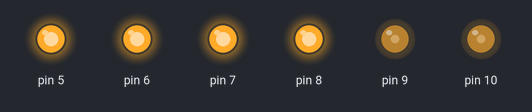
A sketch run on a simulated Arduino Uno, built with avr-gcc and run on an emulated ATmega328P. Shown: output pins drawn as LEDs (lit = HIGH).

Above: at 0.5 s.
At 1.5 s:
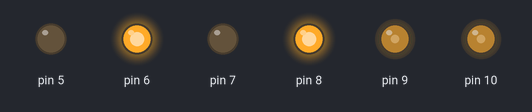
At 3.5 s:
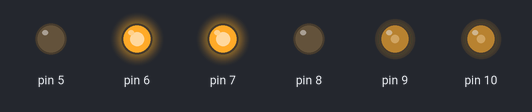
At 5.5 s:
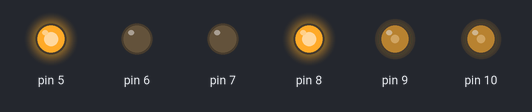
At 8.0 s:
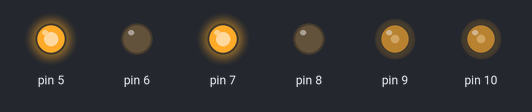
Timing chart, 0 to 10.4 s (numbered marks = the images above):
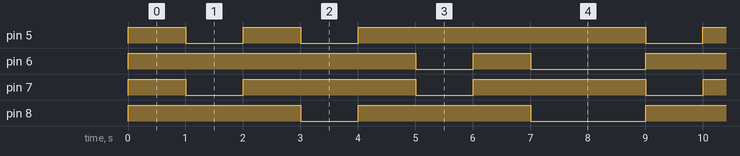

The sketch:

my1.ino
```cpp
#include "car.h"

Car car;


// the setup function runs once when you press reset or power the board
void setup() {
  car.setupMe();
  car.beforeGo();
  //Serial.begin(9600);
}

// the loop function runs over and over again forever
void loop() {
  //car.go();
  delay(1000);
  car.testEngine();
  //Serial.println("Hello,World");
}
```

car.cpp
```cpp
#include "car.h"
#include "definition.h"
#include "ids.h"
#include "engine.h"
#include <Arduino.h>

Car::Car():
leftSensor(NULL),
midSensor(NULL),
rightSensor(NULL),
engine(NULL)
{
  newSensors();
  newEngine();
}

Car::~Car()
{
  freeSensors();
  freeEngine();
}

void
Car::setupMe()
{
  setupSensors();
  setupEngine();
}

void
Car::newSensors()
{
  leftSensor  = new IDS(LEFT_IDS_PORT);
  midSensor   = new IDS(MIDDLE_IDS_PORT);
  rightSensor = new IDS(RIGHT_IDS_PORT);
}

void
Car::freeSensors()
{
  FREEUP(leftSensor);
  FREEUP(midSensor);
  FREEUP(rightSensor);
}

void
Car::setupSensors()
{
  leftSensor->setupMe();
  midSensor->setupMe();
  rightSensor->setupMe();
}

void
Car::newEngine()
{
  engine = Engine::instance();
}

void
Car::setupEngine()
{
  engine->setupMe();
}

void
Car::freeEngine()
{
// engine is singleton, so it does not need to free
}

void
Car::beforeGo()
{
  engine->stopEngine();
  engine->setCarSpeed();
}

void
Car::go()
{
  if(leftSensor->meetObstacle()){
      engine->backward();
      engine->stopEngine();
      engine->turnRight();
  } else if(midSensor->meetObstacle()){
      engine->backward();
      engine->stopEngine();
      engine->turnRight();
  } else if(rightSensor->meetObstacle()){
      engine->backward();
      engine->stopEngine();
      engine->turnLeft();
  } else {
      engine->forward();
  }
}

void
Car::testEngine()
{
  engine->backward();
    delay(1000);
  engine->stopEngine();
    delay(1000);
  engine->turnRight();
    delay(1000);
   engine->stopEngine();
    delay(1000);
   engine->turnLeft();
    delay(1000);
    engine->stopEngine();
    delay(1000);
    engine->forward();
    delay(1000);
}
```

car.h
```cpp
#ifndef _CAR_H
#define _CAR_H

#include "ids.h"

class IDS;
class Engine;

class Car
{
public:
  Car();
  ~Car();
  void setupMe();
  void beforeGo();
  void go();
  void testEngine();

private:
  void newSensors();
  void freeSensors();
  void setupSensors();

  void newEngine();
  void freeEngine();
  void setupEngine();

  void forward();
  void backward();
  void turnLeft();
  void turnRight();
  void stopEngine();

  IDS *leftSensor;
  IDS *midSensor;
  IDS *rightSensor;

  Engine *engine;
};

#endif
```

definition.h
```cpp
#ifndef _DEFINITION_H
#define _DEFINITION_H

#define LEFT_IDS_PORT 2
#define MIDDLE_IDS_PORT 3
#define RIGHT_IDS_PORT 4

#define ENGINE_IN1 5
#define ENGINE_IN2 6
#define ENGINE_IN3 7
#define ENGINE_IN4 8
#define ENGINE_PWM_ENA 9
#define ENGINE_PWM_ENB 10

#define ENGINE_A_SPEED 100
#define ENGINE_B_SPEED 100

#ifndef NULL
#ifdef __cplusplus
#define NULL 0
#else
#define NULL ((void *)0)
#endif
#endif


#define FREEUP(x) if(x){ delete (x); (x) = NULL; }


#endif
```

engine.cpp
```cpp
#include "engine.h"
#include "definition.h"
#include <Arduino.h>

Engine * Engine::s_instance = NULL;

Engine::Engine(int dir1_a, int dir2_a, int dir1_b, int dir2_b, int speed_a_port, int speed_b_port, int speed_a_value, int speed_b_value):
m_dir1_a(dir1_a),
m_dir2_a(dir2_a),
m_dir1_b(dir1_b),
m_dir2_b(dir2_b),
m_speed_a_port(speed_a_port),
m_speed_b_port(speed_b_port),
m_speed_a_value(speed_a_value),
m_speed_b_value(speed_b_value)
{

}

Engine::~Engine()
{

}

void
Engine::setupMe()
{
  pinMode(m_dir1_a, OUTPUT);
  pinMode(m_dir2_a, OUTPUT);
  pinMode(m_dir1_b, OUTPUT);
  pinMode(m_dir2_b, OUTPUT);

  pinMode(m_speed_a_port, OUTPUT);
  pinMode(m_speed_b_port, OUTPUT);
}

Engine *
Engine::instance()
{
  if( NULL == s_instance){
    s_instance = new Engine(ENGINE_IN1,ENGINE_IN2,ENGINE_IN3,ENGINE_IN4,ENGINE_PWM_ENA,ENGINE_PWM_ENB,ENGINE_A_SPEED,ENGINE_B_SPEED);
  }
  return s_instance;
}

void
Engine::setCarSpeed()
{
  analogWrite(m_speed_a_port, m_speed_a_value);
  analogWrite(m_speed_b_port, m_speed_b_value);
}

void
Engine::stopEngine()
{
  digitalWrite(m_dir1_a,HIGH);
  digitalWrite(m_dir2_a,HIGH);
  digitalWrite(m_dir1_b,HIGH);
  digitalWrite(m_dir2_b,HIGH);
}

void
Engine::forward()
{
  digitalWrite(m_dir1_a,HIGH);
  digitalWrite(m_dir2_a,LOW);
  digitalWrite(m_dir1_b,HIGH);
  digitalWrite(m_dir2_b,LOW);
}

void
Engine::backward()
{
  digitalWrite(m_dir1_a,LOW);
  digitalWrite(m_dir2_a,HIGH);
  digitalWrite(m_dir1_b,LOW);
  digitalWrite(m_dir2_b,HIGH);
}

void
Engine::turnLeft()
{
  digitalWrite(m_dir1_a,HIGH);
  digitalWrite(m_dir2_a,LOW);
  digitalWrite(m_dir1_b,LOW);
  digitalWrite(m_dir2_b,HIGH);
}

void
Engine::turnRight()
{
  digitalWrite(m_dir1_a,LOW);
  digitalWrite(m_dir2_a,HIGH);
  digitalWrite(m_dir1_b,HIGH);
  digitalWrite(m_dir2_b,LOW);
}
```

engine.h
```cpp
#ifndef _ENGINE_H
#define _ENGINE_H

class Engine {
public:
  static Engine * instance();
  ~Engine();

  void setupMe();
  void setCarSpeed();
  void stopEngine();
  void forward();
  void backward();
  void turnLeft();
  void turnRight();
private:
  Engine(int,int,int,int,int,int,int,int);
  static Engine *s_instance;
  int m_dir1_a;
  int m_dir2_a;
  int m_dir1_b;
  int m_dir2_b;

  int m_speed_a_port;
  int m_speed_a_value;
  int m_speed_b_port;
  int m_speed_b_value;

};

#endif
```

ids.cpp
```cpp
#include "ids.h"
#include <Arduino.h>

IDS::IDS(int port):m_port(port)
{

}

IDS::~IDS()
{

}

void
IDS::setupMe()
{
  pinMode(m_port, INPUT);
}

bool
IDS::meetObstacle()
{
  bool res = false;
  if( LOW == digitalRead(m_port) ){
    res = true;
  }
  return res;
}
```

ids.h
```cpp
#ifndef _IDS_H
#define _IDS_H

class IDS
{
public:
  IDS(int port);
  ~IDS();
  bool meetObstacle();
  void setupMe();
private:
  int m_port;
};

#endif
```

Measured:
- by itself, pin 5: repeats every 8.0 s: HIGH 1.0 s, LOW 1.0 s, HIGH 5.0 s, LOW 1.0 s
- by itself, pin 6: repeats every 8.0 s: HIGH 1.0 s, LOW 2.0 s, HIGH 4.0 s, LOW 1.0 s
- by itself, pin 7: alternates HIGH for 3.0 s and LOW for 1.0 s
- by itself, pin 8: repeats every 8.0 s: HIGH 3.0 s, LOW 2.0 s, HIGH 2.0 s, LOW 1.0 s
